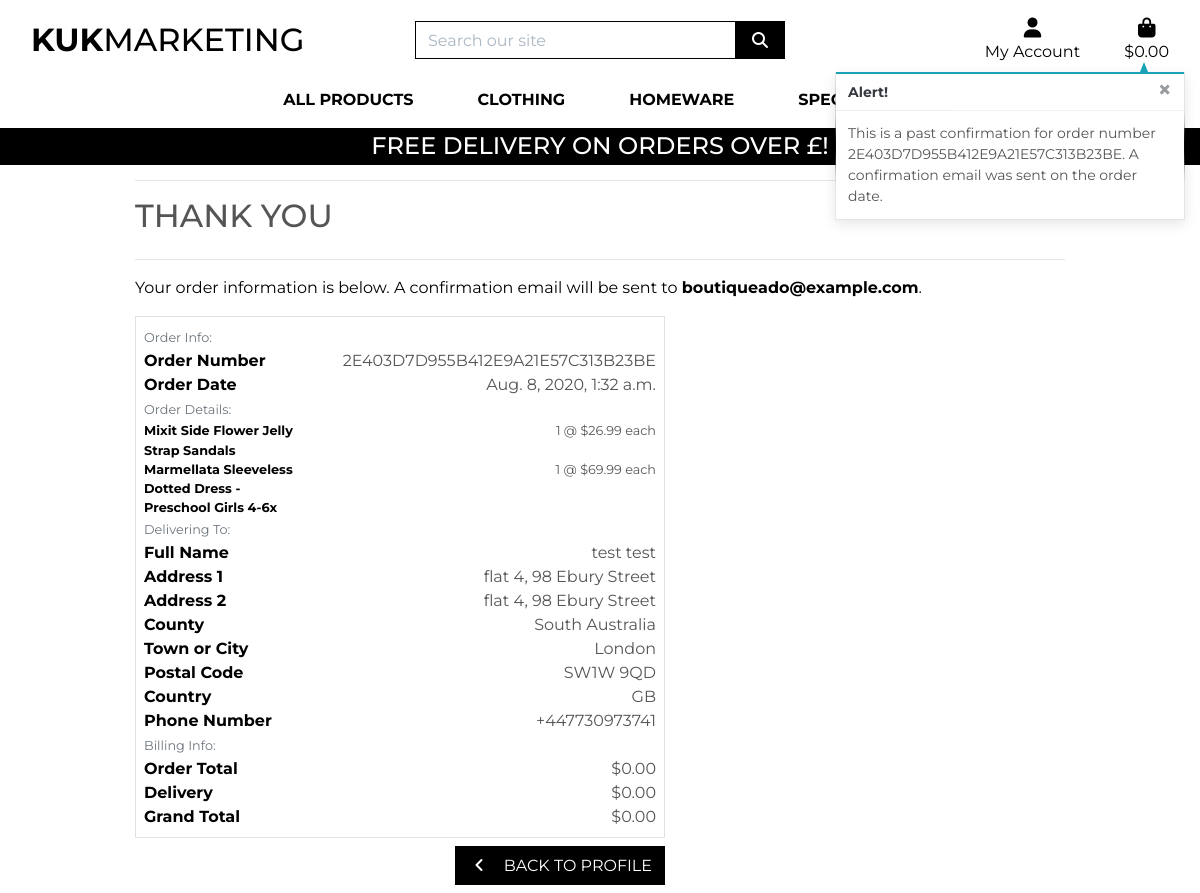
Screenshot of /profile/order_history/2E403D7D955B412E9A21E57C313B23BE with the database file from the repository.
### checkout/models.py (models this page shows, shortened)
class Order(models.Model):
    order_number = models.CharField(max_length=32, null=False, editable=False)
    user_profile = models.ForeignKey(UserProfile, on_delete=models.SET_NULL,
                                     null=True, blank=True, related_name='orders')
    full_name = models.CharField(max_length=50, null=False, blank=False)
    email = models.EmailField(max_length=254, null=False, blank=False)
    phone_number = models.CharField(max_length=20, null=False, blank=False)
    country = CountryField(blank_label='Country *', null=False, blank=False)
    postcode = models.CharField(max_length=20, null=True, blank=True)
    town_or_city = models.CharField(max_length=40, null=False, blank=False)
    street_address1 = models.CharField(max_length=80, null=False, blank=False)
    street_address2 = models.CharField(max_length=80, null=True, blank=True)
    county = models.CharField(max_length=80, null=True, blank=True)
    date = models.DateTimeField(auto_now_add=True)
    delivery_cost = models.DecimalField(max_digits=6, decimal_places=2, null=False, default=0)
    order_total = models.DecimalField(max_digits=10, decimal_places=2, null=False, default=0)
    grand_total = models.DecimalField(max_digits=10, decimal_places=2, null=False, default=0)
    original_bag = models.TextField(null=False, blank=False, default='')
    stripe_pid = models.CharField(max_length=254, null=False, blank=False, default='')

class OrderLineItem(models.Model):
    order = models.ForeignKey(Order, null=False, blank=False, on_delete=models.CASCADE, related_name='lineitems')
    product = models.ForeignKey(Product, null=False, blank=False, on_delete=models.CASCADE)
    product_size = models.CharField(max_length=2, null=True, blank=True) # XS, S, M, L, XL
    quantity = models.IntegerField(null=False, blank=False, default=0)
    lineitem_total = models.DecimalField(max_digits=6, decimal_places=2, null=False, blank=False, editable=False)

### products/models.py (models this page shows, shortened)
class Product(models.Model):
    category = models.ForeignKey('Category', null=True, blank=True, on_delete=models.SET_NULL)
    sku = models.CharField(max_length=254, null=True, blank=True)
    name = models.CharField(max_length=254)
    description = models.TextField()
    has_sizes = models.BooleanField(default=False, null=True, blank=True)
    price = models.DecimalField(max_digits=6, decimal_places=2)
    rating = models.DecimalField(max_digits=6, decimal_places=2, null=True, blank=True)
    image_url = models.URLField(max_length=1024, null=True, blank=True)
    image = models.ImageField(null=True, blank=True)

### profiles/views.py (the view)
# urls.py: path('order_history/<order_number>',
def order_history(request, order_number):
    order = get_object_or_404(Order, order_number=order_number)
    messages.info(request, (
        f'This is a past confirmation for order number {order_number}. '
        'A confirmation email was sent on the order date.'
    ))
    template = 'checkout/checkout_success.html'
    context = {
        'order': order,
        'from_profile': True,
    }
    return render(request, template, context)

### bag/contexts.py (called while the page is built, shortened)
def bag_contents(request):
    bag_items = []
    total = 0
    product_count = 0
    bag = request.session.get('bag', {})
    if total < settings.FREE_DELIVERY_THRESHOLD:
        delivery = total * Decimal(settings.STANDARD_DELIVERY_PERCENTAGE / 100)
        free_delivery_delta = settings.FREE_DELIVERY_THRESHOLD - total
    else:
        delivery = 0
        free_delivery_delta = 0
    grand_total = delivery + total
    context = {
        'bag_items': bag_items,
        'total': total,
        'product_count': product_count,
        'delivery': delivery,
        'free_delivery_delta': free_delivery_delta,
        'free_delivery_threshold': settings.FREE_DELIVERY_THRESHOLD,
        'grand_total': grand_total,
    }
    return context

### checkout/templates/checkout/checkout_success.html (shortened to what this page needs)
{% extends "base.html" %}
{% load static %}
{% block extra_css %}
    <link rel="stylesheet" href="{% static 'checkout/css/checkout.css' %}">
{% endblock %}
{% block page_header %}
    <div class="container header-container">
    </div>
{% endblock %}
{% block content %}
    <div class="overlay"></div>
    <div class="container">
        <div class="row">
            <div class="col">
                <hr>
                <h2 class="logo-font mb-4">Thank You</h2>
                <hr>
                <p class="text-black">Your order information is below. A confirmation email will be sent to <strong>{{ order.email }}</strong>.</p>
            </div>
        </div>
        <div class="row">
            <div class="col-12 col-lg-7">
                <div class="order-confirmation-wrapper p-2 border">
                    <div class="row">
                        <div class="col">
                            <small class="text-muted">Order Info:</small>
                        </div>
                    </div>
                    <div class="row">
                        <div class="col-12 col-md-4">
                            <p class="mb-0 text-black font-weight-bold">Order Number</p>
                        </div>
                        <div class="col-12 col-md-8 text-md-right">
                            <p class="mb-0">{{ order.order_number }}</p>
                        </div>
                    </div>
                    <div class="row">
                        <div class="col-12 col-md-4">
                            <p class="mb-0 text-black font-weight-bold">Order Date</p>
                        </div>
                        <div class="col-12 col-md-8 text-md-right">
                            <p class="mb-0">{{ order.date }}</p>
                        </div>
                    </div>
                    <div class="row">
                        <div class="col">
                            <small class="text-muted">Order Details:</small>
                        </div>
                    </div>
                    {% for item in order.lineitems.all %}
                    <div class="row">
                        <div class="col-12 col-md-4">
                            <p class="small mb-0 text-black font-weight-bold">
                                {{ item.product.name }}{% if item.product_size %} - Size {{ item.product.size|upper }}{% endif %}
                            </p>
                        </div>
                        <div class="col-12 col-md-8 text-md-right">
                            <p class="small mb-0">{{ item.quantity }} @ ${{ item.product.price }} each</p>
                        </div>
                    </div>
                    {% endfor %}
                    <div class="row">
                        <div class="col">
                            <small class="text-muted">Delivering To:</small>
                        </div>
                    </div>
                    <div class="row">
                        <div class="col-12 col-md-4">
                            <p class="mb-0 text-black font-weight-bold">Full Name</p>
                        </div>
                        <div class="col-12 col-md-8 text-md-right">
                            <p class="mb-0">{{ order.full_name }}</p>
                        </div>
                    </div>
                    <div class="row">
                        <div class="col-12 col-md-4">
                            <p class="mb-0 text-black font-weight-bold">Address 1</p>
                        </div>
                        <div class="col-12 col-md-8 text-md-right">
                            <p class="mb-0">{{ order.street_address1 }}</p>
                        </div>
                    </div>
                    {% if order.street_address2 %}
                    <div class="row">
                        <div class="col-12 col-md-4">
                            <p class="mb-0 text-black font-weight-bold">Address 2</p>
                        </div>
                        <div class="col-12 col-md-8 text-md-right">
                            <p class="mb-0">{{ order.street_address1 }}</p>
                        </div>
                    </div>
                    {% endif %}
                    {% if order.county %}
                    <div class="row">
                        <div class="col-12 col-md-4">
                            <p class="mb-0 text-black font-weight-bold">County</p>
                        </div>
                        <div class="col-12 col-md-8 text-md-right">
                            <p class="mb-0">{{ order.county }}</p>
                        </div>
                    </div>
                    {% endif %}
                    <div class="row">
                        <div class="col-12 col-md-4">
                            <p class="mb-0 text-black font-weight-bold">Town or City</p>
                        </div>
                        <div class="col-12 col-md-8 text-md-right">
                            <p class="mb-0">{{ order.town_or_city }}</p>
                        </div>
                    </div>
                    {% if order.postcode %}
                    <div class="row">
                        <div class="col-12 col-md-4">
                            <p class="mb-0 text-black font-weight-bold">Postal Code</p>
                        </div>
                        <div class="col-12 col-md-8 text-md-right">
                            <p class="mb-0">{{ order.postcode }}</p>
                        </div>
                    </div>
                    {% endif %}
                    <div class="row">
                        <div class="col-12 col-md-4">
                            <p class="mb-0 text-black font-weight-bold">Country</p>
                        </div>
                        <div class="col-12 col-md-8 text-md-right">
                            <p class="mb-0">{{ order.country }}</p>
                        </div>
                    </div>
                    <div class="row">
                        <div class="col-12 col-md-4">
                            <p class="mb-0 text-black font-weight-bold">Phone Number</p>
                        </div>
                        <div class="col-12 col-md-8 text-md-right">
                            <p class="mb-0">{{ order.phone_number }}</p>
                        </div>
                    </div>
                    <div class="row">
                        <div class="col">
                            <small class="text-muted">Billing Info:</small>
                        </div>
                    </div>
                    <div class="row">
                        <div class="col-12 col-md-4">
                            <p class="mb-0 text-black font-weight-bold">Order Total</p>
                        </div>
                        <div class="col-12 col-md-8 text-md-right">
                            <p class="mb-0">${{ order.order_total }}</p>
                        </div>
                    </div>
                    <div class="row">
                        <div class="col-12 col-md-4">
                            <p class="mb-0 text-black font-weight-bold">Delivery</p>
                        </div>
                        <div class="col-12 col-md-8 text-md-right">
                            <p class="mb-0">${{ order.delivery_cost }}</p>
                        </div>
                    </div>
                    <div class="row">
                        <div class="col-12 col-md-4">
                            <p class="mb-0 text-black font-weight-bold">Grand Total</p>
                        </div>
                        <div class="col-12 col-md-8 text-md-right">
                            <p class="mb-0">${{ order.grand_total }}</p>
                        </div>
                    </div>
                </div>
            </div>
        </div>
        <div class="row">
			<div class="col-12 col-lg-7 text-right">
                {% if from_profile %}
                    <a href="{% url 'profile' %}" class="btn btn-black rounded-0 my-2">
                        <span class="icon mr-2">
                            <i class="fas fa-angle-left"></i>
                        </span>
                        <span class="text-uppercase">Back to Profile</span>
                    </a>
                {% endif %}
			</div>
		</div>
    </div>
{% endblock %}

### static/css/base.css (style rules this page uses)
html { height: 100%; }
body { background: url('/media/homepage_background.png') no-repeat center center fixed; background-size: cover; height: calc(100vh - 164px); color: #555; font-family: 'Montserrat'; }
.icon { align-items: center; display: inline-flex; justify-content: center; height: 1.5rem; width: 1.5rem; }
.logo-font { text-transform: uppercase; }
.btn-black { background: black; color: white; }
.text-black { color: #000 !important; }
.overlay { height: 100%; width: 100%; top: 0; left: 0; position: fixed; background: white; z-index: -1; }
@media (min-width: 1200px) { .container { max-width: 80%; } }
@media (min-width: 992px) { .header-container { padding-top: 164px; } }

### rows the page displays
Order: email "boutiqueado@example.com", order_number "2E403D7D955B412E9A21E57C313B23BE", date "Aug. 8, 2020, 1:32 a.m.", full_name "test test", street_address1 "flat 4, 98 Ebury Street", county "South Australia", town_or_city "London", postcode "SW1W 9QD", country "GB", phone_number "+447730973741", order_total "0.00", delivery_cost "0.00", grand_total "0.00"
OrderLineItem: product.name "Mixit Side Flower Jelly Strap Sandals", quantity "1", product.price "26.99"
OrderLineItem: product.name "Marmellata Sleeveless Dotted Dress - Preschool Girls 4-6x", quantity "1", product.price "69.99"

### other values shown
{{ message }} "This is a past confirmation for order number 2E403D7D955B412E9A21E57C313B23BE. A confirmation email was sent on the order date."
